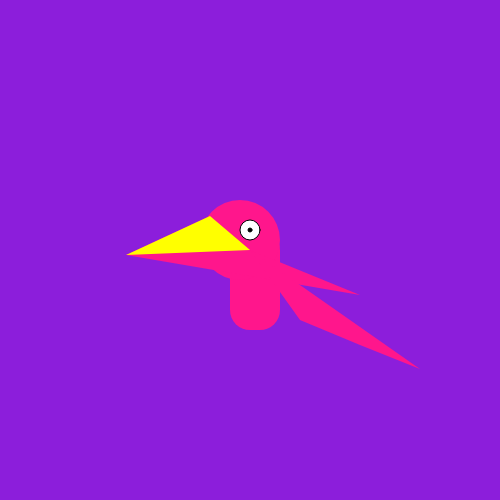
Frame 1 (no input)
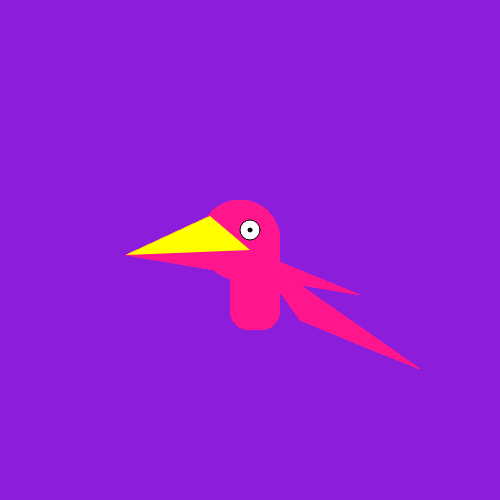
Frame 60 (no input)
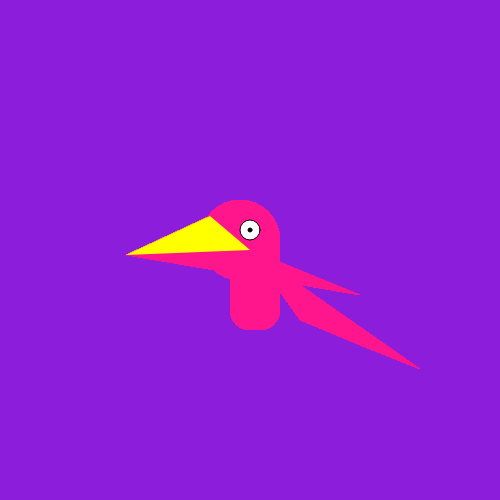
Frame 120 (the mouse pressed at the canvas centre since frame 60)

The p5.js sketch that drew these frames (run headless with seeded random() and noise() and a simulated clock; from frame 60 on, the mouse is pressed at the canvas centre):

// p5.js sketch
// ── sketch.js
function setup() {
  createCanvas(500, 500);
  background(140, 30, 219);
}

function draw() {
  
  //this is a bird
  noStroke();
  fill(255, 22, 140);
  //body
  rect(230, 230, 50, 100, 20);
  //head
  ellipse(240, 240, 80, 80);
  //beak
  quad(250, 250, 360, 295, 126, 255, 210, 216);
  //wing
  quad(250, 250, 300, 320, 360, 345, 420, 369);
  
  stroke(0);
  fill(255);
  //eye
  ellipse(250, 230, 20, 20);
  fill(0);
  ellipse(250, 230, 4, 4);
  
  //beak color
  fill(255, 255, 0);
  noStroke();
  triangle(126, 255, 250, 250, 210, 216);
}
